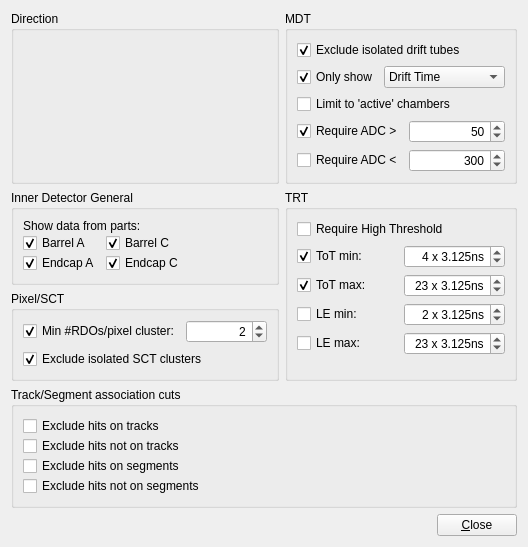
<?xml version="1.0" encoding="UTF-8"?>
<ui version="4.0">
 <class>PRDSysSettingsCutsForm</class>
 <widget class="QWidget" name="PRDSysSettingsCutsForm">
  <property name="geometry">
   <rect>
    <x>0</x>
    <y>0</y>
    <width>528</width>
    <height>536</height>
   </rect>
  </property>
  <property name="windowTitle">
   <string>Form</string>
  </property>
  <layout class="QGridLayout" name="gridLayout_2">
   <item row="0" column="0">
    <widget class="QGroupBox" name="groupBox_2">
     <property name="title">
      <string>Direction</string>
     </property>
     <layout class="QVBoxLayout" name="verticalLayout_4">
      <item>
       <widget class="VP1EtaPhiCutWidget" name="etaPhiCutWidget" native="true"/>
      </item>
     </layout>
    </widget>
   </item>
   <item row="0" column="1">
    <widget class="QGroupBox" name="groupBox_cuts_mdt">
     <property name="title">
      <string>MDT</string>
     </property>
     <layout class="QGridLayout" name="gridLayout_3">
      <item row="0" column="0" colspan="2">
       <widget class="QCheckBox" name="checkBox_cut_mdt_excludeisolateddrifttubes">
        <property name="toolTip">
         <string>&lt;html&gt;&lt;head&gt;&lt;meta name=&quot;qrichtext&quot; content=&quot;1&quot; /&gt;&lt;style type=&quot;text/css&quot;&gt;
p, li { white-space: pre-wrap; }
&lt;/style&gt;&lt;/head&gt;&lt;body style=&quot; font-family:'Sans Serif'; font-size:9pt; font-weight:400; font-style:normal;&quot;&gt;
&lt;p style=&quot; margin-top:0px; margin-bottom:0px; margin-left:0px; margin-right:0px; -qt-block-indent:0; text-indent:0px;&quot;&gt;Require the station to have at least one other drift tube.&lt;/p&gt;&lt;/body&gt;&lt;/html&gt;</string>
        </property>
        <property name="text">
         <string>Exclude isolated drift tubes</string>
        </property>
        <property name="checked">
         <bool>true</bool>
        </property>
       </widget>
      </item>
      <item row="1" column="0">
       <widget class="QCheckBox" name="checkBox_cut_mdt_excludemaskedhits">
        <property name="toolTip">
         <string>Limit PRDs to the specified MdtDriftCircleStatus</string>
        </property>
        <property name="text">
         <string>Only show</string>
        </property>
        <property name="checked">
         <bool>true</bool>
        </property>
       </widget>
      </item>
      <item row="1" column="1">
       <widget class="QComboBox" name="comboBox_mdt_cutMdtDriftCircleStatus">
        <item>
         <property name="text">
          <string>Drift Time</string>
         </property>
        </item>
        <item>
         <property name="text">
          <string>Masked</string>
         </property>
        </item>
        <item>
         <property name="text">
          <string>Before Spectrum</string>
         </property>
        </item>
        <item>
         <property name="text">
          <string>After Spectrum</string>
         </property>
        </item>
       </widget>
      </item>
      <item row="2" column="0" colspan="2">
       <widget class="QCheckBox" name="checkBox_cut_mdt_limitToActiveChambers">
        <property name="enabled">
         <bool>true</bool>
        </property>
        <property name="toolTip">
         <string notr="true">Only show PRDs which are in a chamber with a track/segment</string>
        </property>
        <property name="text">
         <string>Limit to 'active' chambers</string>
        </property>
        <property name="checked">
         <bool>false</bool>
        </property>
       </widget>
      </item>
      <item row="3" column="0" colspan="2">
       <layout class="QHBoxLayout" name="horizontalLayout_2">
        <item>
         <widget class="QCheckBox" name="checkBox_cut_mdt_ADClowerbound">
          <property name="toolTip">
           <string>&lt;html&gt;&lt;head&gt;&lt;meta name=&quot;qrichtext&quot; content=&quot;1&quot; /&gt;&lt;style type=&quot;text/css&quot;&gt;
p, li { white-space: pre-wrap; }
&lt;/style&gt;&lt;/head&gt;&lt;body style=&quot; font-family:'Sans Serif'; font-size:9pt; font-weight:400; font-style:normal;&quot;&gt;
&lt;p style=&quot; margin-top:0px; margin-bottom:0px; margin-left:0px; margin-right:0px; -qt-block-indent:0; text-indent:0px;&quot;&gt;Require the station to have at least one other drift tube.&lt;/p&gt;&lt;/body&gt;&lt;/html&gt;</string>
          </property>
          <property name="text">
           <string>Require ADC &gt;</string>
          </property>
          <property name="checked">
           <bool>true</bool>
          </property>
         </widget>
        </item>
        <item>
         <widget class="QSpinBox" name="spinBox_cut_mdt_ADClowerbound">
          <property name="alignment">
           <set>Qt::AlignRight|Qt::AlignTrailing|Qt::AlignVCenter</set>
          </property>
          <property name="suffix">
           <string/>
          </property>
          <property name="maximum">
           <number>9999</number>
          </property>
          <property name="singleStep">
           <number>1</number>
          </property>
          <property name="value">
           <number>50</number>
          </property>
         </widget>
        </item>
       </layout>
      </item>
      <item row="4" column="0" colspan="2">
       <layout class="QHBoxLayout" name="horizontalLayout">
        <item>
         <widget class="QCheckBox" name="checkBox_cut_mdt_ADCupperbound">
          <property name="toolTip">
           <string>&lt;html&gt;&lt;head&gt;&lt;meta name=&quot;qrichtext&quot; content=&quot;1&quot; /&gt;&lt;style type=&quot;text/css&quot;&gt;
p, li { white-space: pre-wrap; }
&lt;/style&gt;&lt;/head&gt;&lt;body style=&quot; font-family:'Sans Serif'; font-size:9pt; font-weight:400; font-style:normal;&quot;&gt;
&lt;p style=&quot; margin-top:0px; margin-bottom:0px; margin-left:0px; margin-right:0px; -qt-block-indent:0; text-indent:0px;&quot;&gt;Require the station to have at least one other drift tube.&lt;/p&gt;&lt;/body&gt;&lt;/html&gt;</string>
          </property>
          <property name="text">
           <string>Require ADC &lt;</string>
          </property>
         </widget>
        </item>
        <item>
         <widget class="QSpinBox" name="spinBox_cut_mdt_ADCupperbound">
          <property name="alignment">
           <set>Qt::AlignRight|Qt::AlignTrailing|Qt::AlignVCenter</set>
          </property>
          <property name="suffix">
           <string/>
          </property>
          <property name="maximum">
           <number>9999</number>
          </property>
          <property name="singleStep">
           <number>1</number>
          </property>
          <property name="value">
           <number>300</number>
          </property>
         </widget>
        </item>
       </layout>
      </item>
     </layout>
    </widget>
   </item>
   <item row="1" column="0">
    <widget class="QGroupBox" name="groupBox_cuts_idgeneral">
     <property name="title">
      <string>Inner Detector General</string>
     </property>
     <layout class="QHBoxLayout" name="horizontalLayout_4">
      <item>
       <layout class="QGridLayout" name="_3">
        <property name="horizontalSpacing">
         <number>6</number>
        </property>
        <property name="verticalSpacing">
         <number>0</number>
        </property>
        <item row="0" column="0" colspan="2">
         <widget class="QLabel" name="label_9">
          <property name="text">
           <string>Show data from parts:</string>
          </property>
         </widget>
        </item>
        <item row="1" column="0">
         <widget class="QCheckBox" name="checkBox_cut_indet_barrelA">
          <property name="text">
           <string>Barrel A</string>
          </property>
          <property name="checked">
           <bool>true</bool>
          </property>
         </widget>
        </item>
        <item row="1" column="1">
         <widget class="QCheckBox" name="checkBox_cut_indet_barrelC">
          <property name="text">
           <string>Barrel C</string>
          </property>
          <property name="checked">
           <bool>true</bool>
          </property>
         </widget>
        </item>
        <item row="2" column="0">
         <widget class="QCheckBox" name="checkBox_cut_indet_endcapA">
          <property name="text">
           <string>Endcap A</string>
          </property>
          <property name="checked">
           <bool>true</bool>
          </property>
         </widget>
        </item>
        <item row="2" column="1">
         <widget class="QCheckBox" name="checkBox_cut_indet_endcapC">
          <property name="text">
           <string>Endcap C</string>
          </property>
          <property name="checked">
           <bool>true</bool>
          </property>
         </widget>
        </item>
       </layout>
      </item>
      <item>
       <spacer>
        <property name="orientation">
         <enum>Qt::Horizontal</enum>
        </property>
        <property name="sizeHint" stdset="0">
         <size>
          <width>1</width>
          <height>20</height>
         </size>
        </property>
       </spacer>
      </item>
     </layout>
    </widget>
   </item>
   <item row="1" column="1" rowspan="2">
    <widget class="QGroupBox" name="groupBox_cuts_trt">
     <property name="title">
      <string>TRT</string>
     </property>
     <layout class="QVBoxLayout" name="verticalLayout_3">
      <item>
       <layout class="QGridLayout" name="gridLayout">
        <item row="0" column="0" colspan="2">
         <widget class="QCheckBox" name="checkbox_cut_trt_needHT">
          <property name="toolTip">
           <string>If set, do not show TRT PRD which have the 'isNoise' flag set.</string>
          </property>
          <property name="text">
           <string>Require High Threshold</string>
          </property>
          <property name="checked">
           <bool>false</bool>
          </property>
         </widget>
        </item>
        <item row="1" column="0">
         <widget class="QCheckBox" name="checkbox_cut_trt_TotMin">
          <property name="toolTip">
           <string>If set, do not show TRT hits with time over threshold below cut</string>
          </property>
          <property name="text">
           <string>ToT min:</string>
          </property>
          <property name="checked">
           <bool>true</bool>
          </property>
         </widget>
        </item>
        <item row="1" column="1">
         <widget class="QSpinBox" name="spinBox_cut_trt_ToTMin">
          <property name="alignment">
           <set>Qt::AlignRight|Qt::AlignTrailing|Qt::AlignVCenter</set>
          </property>
          <property name="suffix">
           <string> x 3.125ns</string>
          </property>
          <property name="maximum">
           <number>24</number>
          </property>
          <property name="singleStep">
           <number>1</number>
          </property>
          <property name="value">
           <number>4</number>
          </property>
         </widget>
        </item>
        <item row="2" column="0">
         <widget class="QCheckBox" name="checkbox_cut_trt_TotMax">
          <property name="toolTip">
           <string>If set, do not show TRT hits with time over threshold above cut</string>
          </property>
          <property name="text">
           <string>ToT max:</string>
          </property>
          <property name="checked">
           <bool>true</bool>
          </property>
         </widget>
        </item>
        <item row="2" column="1">
         <widget class="QSpinBox" name="spinBox_cut_trt_ToTMax">
          <property name="alignment">
           <set>Qt::AlignRight|Qt::AlignTrailing|Qt::AlignVCenter</set>
          </property>
          <property name="suffix">
           <string> x 3.125ns</string>
          </property>
          <property name="maximum">
           <number>24</number>
          </property>
          <property name="singleStep">
           <number>1</number>
          </property>
          <property name="value">
           <number>23</number>
          </property>
         </widget>
        </item>
        <item row="3" column="0">
         <widget class="QCheckBox" name="checkbox_cut_trt_LeMin">
          <property name="toolTip">
           <string>If set, do not show TRT hits with leading edge time below cut</string>
          </property>
          <property name="text">
           <string>LE min:</string>
          </property>
         </widget>
        </item>
        <item row="3" column="1">
         <widget class="QSpinBox" name="spinBox_cut_trt_LEMin">
          <property name="alignment">
           <set>Qt::AlignRight|Qt::AlignTrailing|Qt::AlignVCenter</set>
          </property>
          <property name="suffix">
           <string> x 3.125ns</string>
          </property>
          <property name="maximum">
           <number>24</number>
          </property>
          <property name="value">
           <number>2</number>
          </property>
         </widget>
        </item>
        <item row="4" column="0">
         <widget class="QCheckBox" name="checkbox_cut_trt_LeMax">
          <property name="toolTip">
           <string>If set, do not show TRT hits with leading edge time above cut</string>
          </property>
          <property name="text">
           <string>LE max:</string>
          </property>
         </widget>
        </item>
        <item row="4" column="1">
         <widget class="QSpinBox" name="spinBox_cut_trt_LEMax">
          <property name="alignment">
           <set>Qt::AlignRight|Qt::AlignTrailing|Qt::AlignVCenter</set>
          </property>
          <property name="suffix">
           <string> x 3.125ns</string>
          </property>
          <property name="maximum">
           <number>24</number>
          </property>
          <property name="value">
           <number>23</number>
          </property>
         </widget>
        </item>
       </layout>
      </item>
      <item>
       <spacer name="verticalSpacer">
        <property name="orientation">
         <enum>Qt::Vertical</enum>
        </property>
        <property name="sizeHint" stdset="0">
         <size>
          <width>20</width>
          <height>5</height>
         </size>
        </property>
       </spacer>
      </item>
     </layout>
    </widget>
   </item>
   <item row="2" column="0">
    <widget class="QGroupBox" name="groupBox_cuts_pixel">
     <property name="title">
      <string>Pixel/SCT</string>
     </property>
     <layout class="QVBoxLayout" name="verticalLayout_2">
      <item>
       <layout class="QHBoxLayout" name="horizontalLayout_3">
        <item>
         <widget class="QCheckBox" name="checkBox_cut_pixel_minnrdo">
          <property name="text">
           <string>Min #RDOs/pixel cluster:</string>
          </property>
          <property name="checked">
           <bool>true</bool>
          </property>
         </widget>
        </item>
        <item>
         <widget class="QSpinBox" name="spinBox_cut_pixel_minnrdo">
          <property name="alignment">
           <set>Qt::AlignRight|Qt::AlignTrailing|Qt::AlignVCenter</set>
          </property>
          <property name="minimum">
           <number>1</number>
          </property>
          <property name="maximum">
           <number>9</number>
          </property>
          <property name="value">
           <number>2</number>
          </property>
         </widget>
        </item>
       </layout>
      </item>
      <item>
       <widget class="QCheckBox" name="checkBox_cut_sct_excludeisolatedclusters">
        <property name="toolTip">
         <string>&lt;html&gt;&lt;head&gt;&lt;meta name=&quot;qrichtext&quot; content=&quot;1&quot; /&gt;&lt;style type=&quot;text/css&quot;&gt;
p, li { white-space: pre-wrap; }
&lt;/style&gt;&lt;/head&gt;&lt;body style=&quot; font-family:'Sans Serif'; font-size:9pt; font-weight:400; font-style:normal;&quot;&gt;
&lt;p style=&quot; margin-top:0px; margin-bottom:0px; margin-left:0px; margin-right:0px; -qt-block-indent:0; text-indent:0px;&quot;&gt;Require the neighbouring wafer to have at least one cluster.&lt;/p&gt;&lt;/body&gt;&lt;/html&gt;</string>
        </property>
        <property name="text">
         <string>Exclude isolated SCT clusters</string>
        </property>
        <property name="checked">
         <bool>true</bool>
        </property>
       </widget>
      </item>
     </layout>
    </widget>
   </item>
   <item row="3" column="0" colspan="2">
    <widget class="QGroupBox" name="groupBox_cuts_tracksegmentassociation">
     <property name="title">
      <string>Track/Segment association cuts</string>
     </property>
     <layout class="QHBoxLayout" name="horizontalLayout_5">
      <item>
       <layout class="QVBoxLayout" name="_9">
        <property name="spacing">
         <number>0</number>
        </property>
        <item>
         <widget class="QCheckBox" name="checkBox_cuts_ts_exclude_hits_on_track">
          <property name="text">
           <string>Exclude hits on tracks</string>
          </property>
         </widget>
        </item>
        <item>
         <widget class="QCheckBox" name="checkBox_cuts_ts_exclude_hits_not_on_track">
          <property name="text">
           <string>Exclude hits not on tracks</string>
          </property>
         </widget>
        </item>
        <item>
         <widget class="QCheckBox" name="checkBox_cuts_ts_exclude_hits_on_segments">
          <property name="text">
           <string>Exclude hits on segments</string>
          </property>
         </widget>
        </item>
        <item>
         <widget class="QCheckBox" name="checkBox_cuts_ts_exclude_not_on_segments">
          <property name="text">
           <string>Exclude hits not on segments</string>
          </property>
         </widget>
        </item>
       </layout>
      </item>
      <item>
       <spacer>
        <property name="orientation">
         <enum>Qt::Horizontal</enum>
        </property>
        <property name="sizeHint" stdset="0">
         <size>
          <width>1</width>
          <height>20</height>
         </size>
        </property>
       </spacer>
      </item>
     </layout>
    </widget>
   </item>
   <item row="4" column="0" colspan="2">
    <layout class="QHBoxLayout" name="horizontalLayout_6">
     <property name="spacing">
      <number>0</number>
     </property>
     <item>
      <spacer>
       <property name="orientation">
        <enum>Qt::Horizontal</enum>
       </property>
       <property name="sizeHint" stdset="0">
        <size>
         <width>40</width>
         <height>20</height>
        </size>
       </property>
      </spacer>
     </item>
     <item>
      <widget class="QPushButton" name="pushButton_close">
       <property name="text">
        <string>&amp;Close</string>
       </property>
      </widget>
     </item>
    </layout>
   </item>
  </layout>
 </widget>
 <customwidgets>
  <customwidget>
   <class>VP1EtaPhiCutWidget</class>
   <extends>QWidget</extends>
   <header>VP1Base/VP1EtaPhiCutWidget.h</header>
   <container>1</container>
  </customwidget>
 </customwidgets>
 <resources/>
 <connections/>
</ui>
